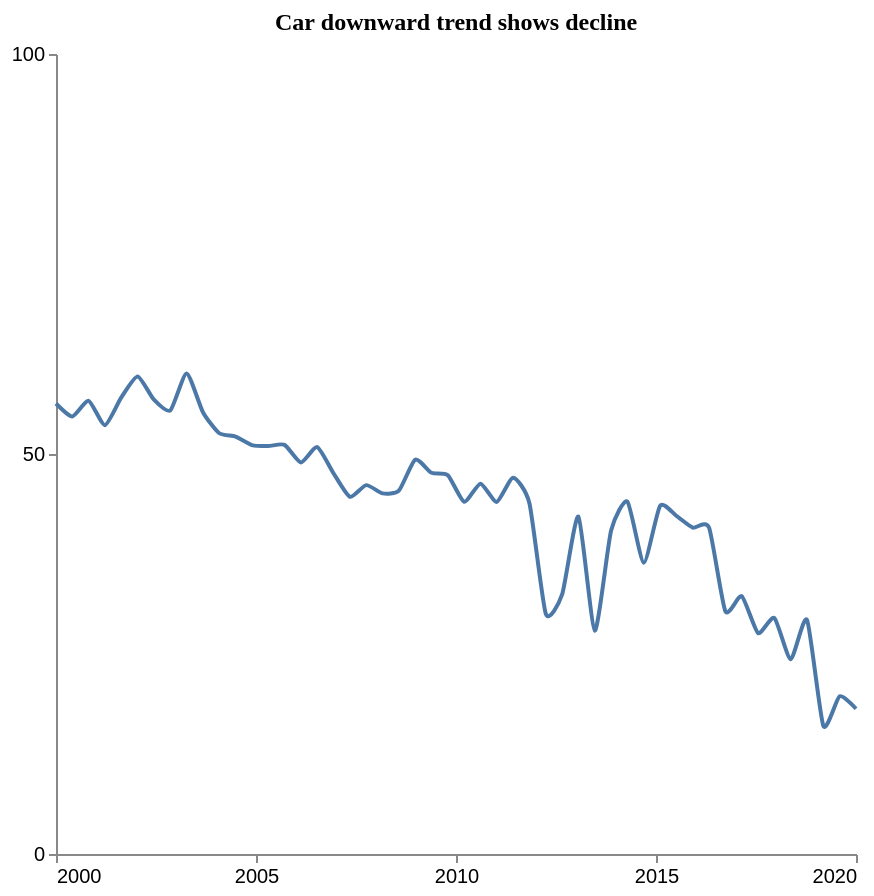

Write a Vega-Lite specification for this figure.
### Vega-Lite specification from a JSON file in a GitHub repository (floating-point values rounded to 4 significant figures)
{"$schema": "https://vega.github.io/schema/vega-lite/v5.json", "description": "Pattern: Downward", "data": {"values": [{"X": 2000.0, "Y": 56.31}, {"X": 2000.0, "Y": 54.7}, {"X": 2001.0, "Y": 56.65}, {"X": 2001.0, "Y": 53.6}, {"X": 2002.0, "Y": 57.07}, {"X": 2002.0, "Y": 59.69}, {"X": 2002.0, "Y": 56.78}, {"X": 2003.0, "Y": 55.45}, {"X": 2003.0, "Y": 60.07}, {"X": 2004.0, "Y": 55.23}, {"X": 2004.0, "Y": 52.6}, {"X": 2004.0, "Y": 52.18}, {"X": 2005.0, "Y": 51.12}, {"X": 2005.0, "Y": 50.99}, {"X": 2006.0, "Y": 51.14}, {"X": 2006.0, "Y": 48.93}, {"X": 2007.0, "Y": 50.87}, {"X": 2007.0, "Y": 47.59}, {"X": 2007.0, "Y": 44.65}, {"X": 2008.0, "Y": 46.11}, {"X": 2008.0, "Y": 45.08}, {"X": 2009.0, "Y": 45.41}, {"X": 2009.0, "Y": 49.28}, {"X": 2009.0, "Y": 47.65}, {"X": 2010.0, "Y": 47.36}, {"X": 2010.0, "Y": 44.03}, {"X": 2011.0, "Y": 46.29}, {"X": 2011.0, "Y": 44.01}, {"X": 2011.0, "Y": 47.04}, {"X": 2012.0, "Y": 43.82}, {"X": 2012.0, "Y": 30.03}, {"X": 2013.0, "Y": 32.44}, {"X": 2013.0, "Y": 42.17}, {"X": 2013.0, "Y": 27.93}, {"X": 2014.0, "Y": 40.43}, {"X": 2014.0, "Y": 44.04}, {"X": 2015.0, "Y": 36.4}, {"X": 2015.0, "Y": 43.52}, {"X": 2016.0, "Y": 42.27}, {"X": 2016.0, "Y": 40.8}, {"X": 2016.0, "Y": 40.8}, {"X": 2017.0, "Y": 30.34}, {"X": 2017.0, "Y": 32.24}, {"X": 2018.0, "Y": 27.62}, {"X": 2018.0, "Y": 29.5}, {"X": 2018.0, "Y": 24.34}, {"X": 2019.0, "Y": 29.26}, {"X": 2019.0, "Y": 16.02}, {"X": 2020.0, "Y": 19.71}, {"X": 2020.0, "Y": 18.16}]}, "mark": {"type": "line", "interpolate": "cardinal", "tension": 0.4}, "encoding": {"x": {"field": "X", "type": "quantitative", "title": "", "axis": {"grid": false, "format": "d", "values": [2000, 2005, 2010, 2015, 2020], "tickSize": 4}, "scale": {"domain": [2000, 2020]}}, "y": {"field": "Y", "type": "quantitative", "title": "", "axis": {"grid": false, "format": "d", "values": [0, 50, 100], "tickSize": 4, "tickOpacity": 1}, "scale": {"domain": [0, 100]}}}, "title": {"text": "Car downward trend shows decline", "anchor": "middle", "font": "Tahoma", "fontSize": 12}, "config": {"lineBreak": "^", "view": {"stroke": null}}, "height": 400, "width": 400, "autosize": "pad"}
